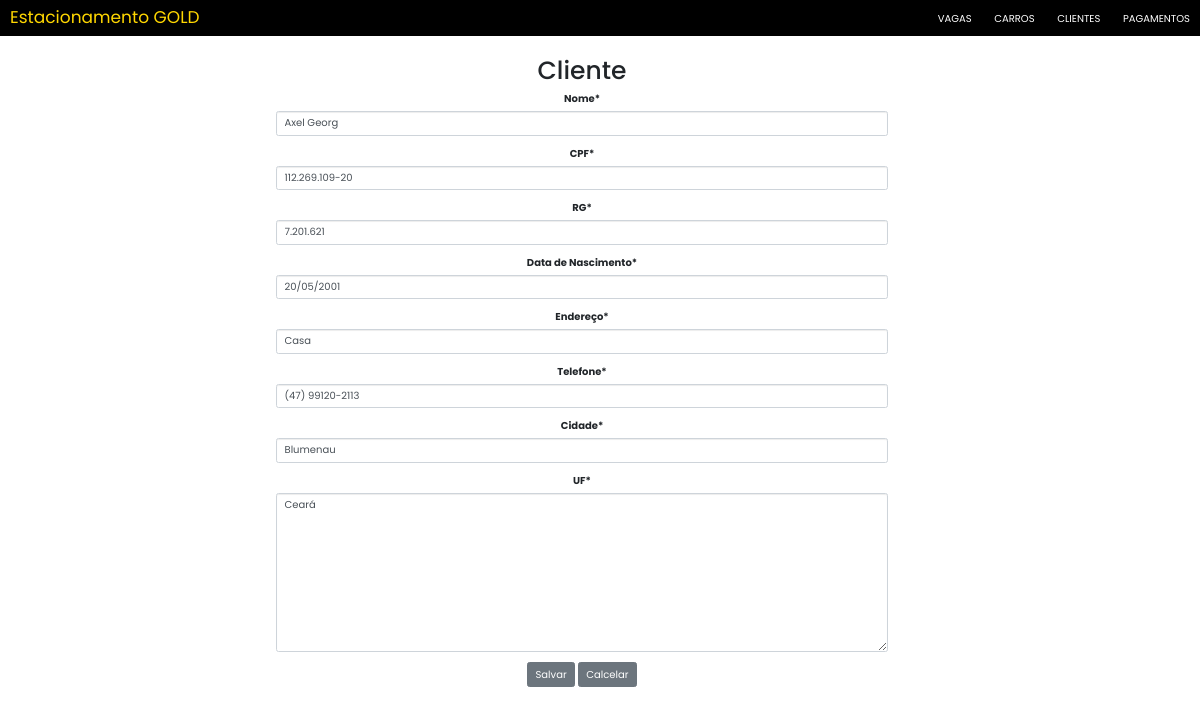
/clientes/update/1/, run on the app's committed database.
### mainClientes/models.py (models this page shows, shortened)
class Cliente(models.Model):
    nome = models.CharField(max_length=255)
    cpf = models.CharField(max_length=14, unique=True, verbose_name="CPF")
    rg = models.CharField(max_length=10, verbose_name="RG")
    data_nascimento = models.DateField(verbose_name="Data de Nascimento")
    endereco = models.CharField(max_length=80, verbose_name="Endereço")
    telefone = models.CharField(max_length=15, verbose_name="Telefone")
    cidade = models.CharField(max_length=50, verbose_name="Cidade")
    uF = EnumChoiceField(EnumUF)
    dataHoraCadastro = models.DateTimeField(
        auto_now_add=True, editable=False, verbose_name="Data e Hora Cadastro")
    dataHoraAlteracao = models.DateTimeField(
        auto_now=True, editable=False, verbose_name="Data e Hora Alteração")

### mainClientes/views.py (the view)
# urls.py: path("update/<int:pk>/", views.ClienteUpdate.as_view(), name="update"),
class ClienteUpdate(UpdateView):
    model = Cliente
    fields = '__all__'
    success_url = reverse_lazy('mainClientes:list')

### mainClientes/templates/mainClientes/cliente_form.html (shortened to what this page needs)
{% extends 'Estacionamento/base.html' %}
{% load static %}
{% load crispy_forms_tags %}
{% block content %}
<div style="text-align:center; margin-left: 25%; margin-right: 25%">
    <h1> Cliente </h1>
    <form class="form-horizontal" method="post" action".">
        {{form|crispy}}
        <input type="submit" class="btn btn-secondary" value="Salvar">
        <input type="reset" class="btn btn-secondary" value="Calcelar" onclick="location.href = '{% url 'mainClientes:list' %}'">
    </form>
</div>
{% endblock %}

### Estacionamento/static/index.css (style rules this page uses)
body { font-family: "Poppins", sans-serif; }

### data on the page
Cliente: nome "Axel Georg", cpf "112.269.109-20", rg "7.201.621", data_nascimento "20/05/2001", endereco "Casa", telefone "(47) 99120-2113", cidade "Blumenau", uF "Ceará"
